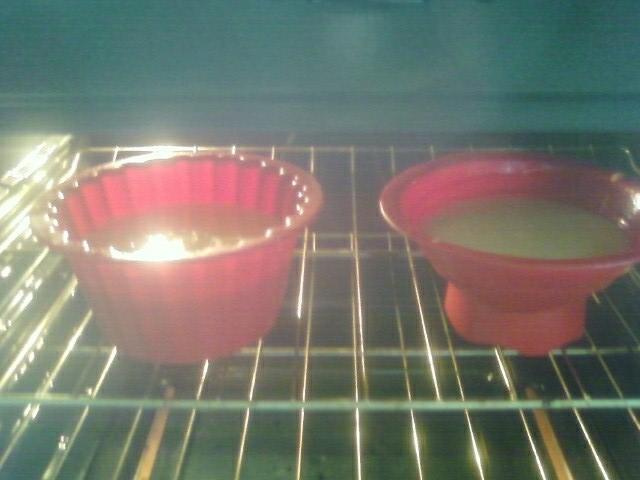
#> input picture tipe/viola jones/photos/test images/noface/COCO_test2015_000000001195.jpg, 640 x 480 px; its folder holds 4 pictures in this run
$ python test.py
#> lines starting #> are read from the running program, lines starting #| are printed output that depends on the picture; long printed decimals are rounded
import cv2, time, os
start = time.time()
# load a cascade for face detection
#xml : store and transport data
face_cascade=cv2.CascadeClassifier('folder/cascades/haarcascade_frontalface_default.xml')
eye_cascade=cv2.CascadeClassifier('folder/cascades/haarcascade_eye.xml')

path1 = "photos/test images/noface/"
path2 = "photos/results/noface/"
listing = os.listdir(path1)

for file in listing:
    try:
        img=cv2.imread(path1+file)
#> img is the input picture: shape (480, 640, 3); mean B, G, R 110.3, 119.8, 119.2
        gray = cv2.cvtColor(img,cv2.COLOR_BGR2GRAY)
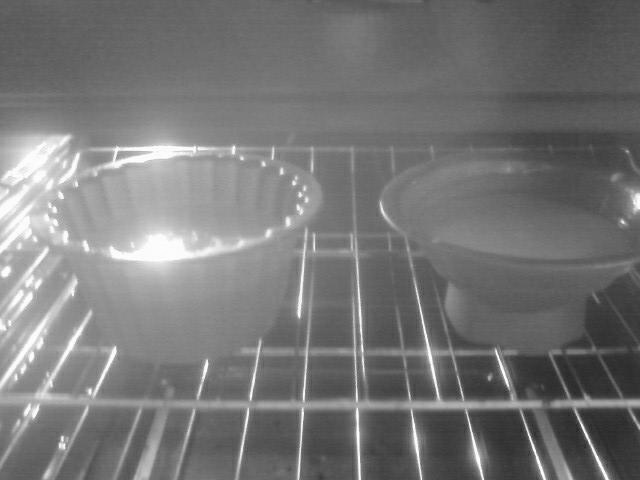
#> gray: shape (480, 640); min 32, max 254, mean 118.5
        faces = face_cascade.detectMultiScale(gray,1.08,5)
#> faces = ()
        for (x,y,w,h) in faces:
            img=cv2.rectangle(img,(x,y),(x+w, y+h),(255,0,0),2)
            roi_gray = gray[y:y + h, x:x + w]
            roi_color = img[y:y + h, x:x + w]
            eyes = eye_cascade.detectMultiScale(roi_gray)

            for (ex, ey, ew, eh) in eyes:
                cv2.rectangle(roi_color, (ex, ey), (ex + ew, ey + eh), (0, 255, 0), 2)
#> this loop made 0 passes

        cv2.imwrite(path2+file ,img)
    except:
        print("""error : """,file)
#> pass 2 of the loop `for file in listing:`:
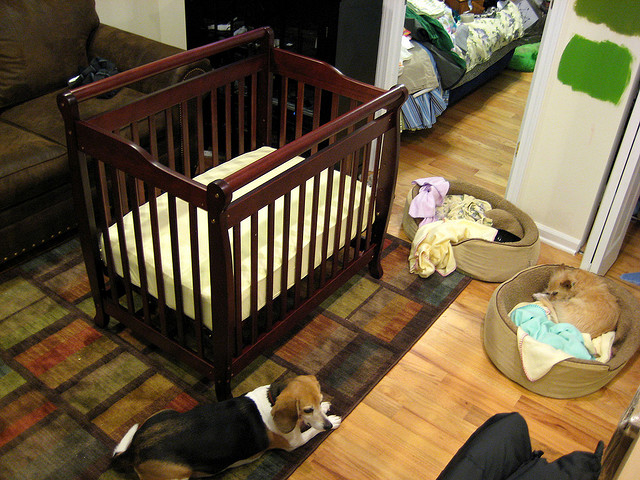
#> input picture tipe/viola jones/photos/test images/noface/COCO_test2015_000000001257.jpg, 640 x 480 px
#> img is the input picture: shape (480, 640, 3); mean B, G, R 63.1, 90.7, 107.4
#> `gray = cv2.cvtColor(img,cv2.COLOR_BGR2GRAY)`:
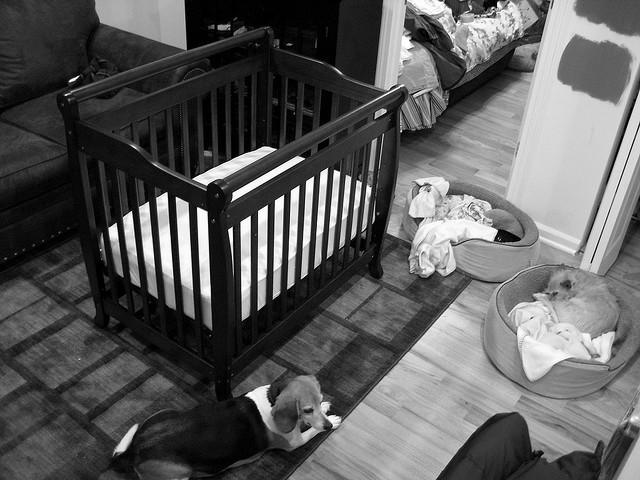
#> gray: shape (480, 640); min 0, max 255, mean 92.6
#> pass 3 of the loop `for file in listing:`:
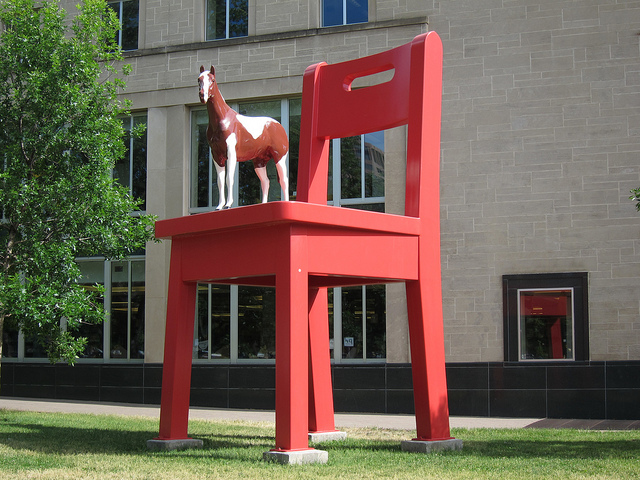
#> input picture tipe/viola jones/photos/test images/noface/COCO_test2015_000000002670.jpg, 640 x 480 px
#> img is the input picture: shape (480, 640, 3); mean B, G, R 83.1, 96.4, 112.2
#> `gray = cv2.cvtColor(img,cv2.COLOR_BGR2GRAY)`:
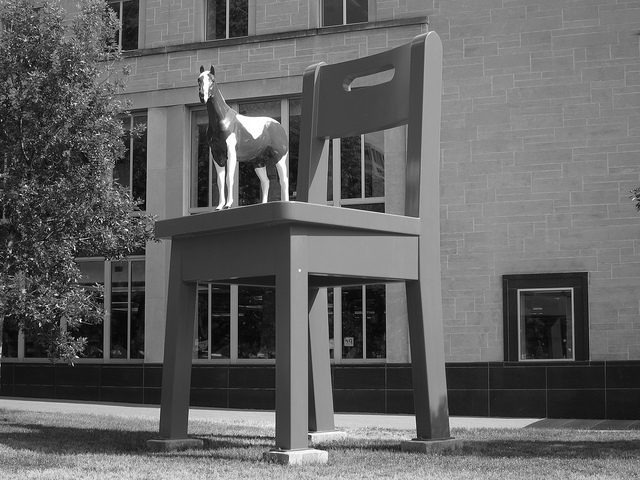
#> gray: shape (480, 640); min 0, max 255, mean 99.6
#> faces = [[118, 8, 118, 118]]
#> the loop `for (x,y,w,h) in faces:` made 1 pass
#> pass 1, `roi_color = img[y:y + h, x:x + w]`:
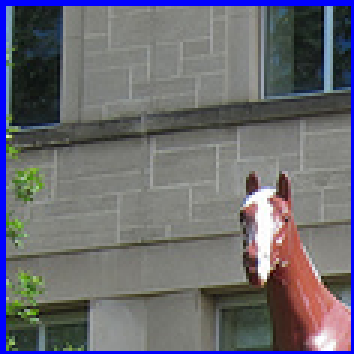
#> roi_color: shape (118, 118, 3) (shown 3 times larger); mean B, G, R 112.7, 105.8, 106.3
#> the loop made 4 passes; the first 3 are shown
end = time.time()
elapsed = end - start
#> elapsed = 1.15
print("Temps d'exécution : ",elapsed," s")
#| Temps d'exécution :  1.146  s
